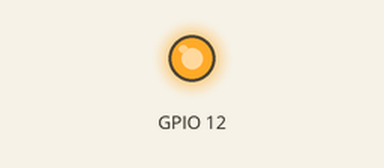
This program was run on a simulated Raspberry Pi (BCM pin numbers). Shown: output pins drawn as LEDs (lit = HIGH). At 0.0 s the program stops and its outputs stay as they are.

Above: at 0.1 s.
Timing chart, 0 to 1.5 s (numbered marks = the images above):
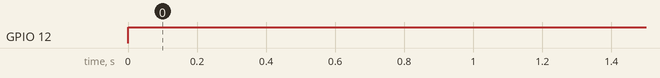

Measured:
- by itself, GPIO 12: LOW → HIGH at 0.00 s

The program:

ledPython25On.py
```python
# -------------------------------------------------------------
#
# -------------------------------------------------------------
import RPi.GPIO as GPIO
import time

'''
----------------------------------
CONFIGURATION
----------------------------------
'''
GPIO.setmode(GPIO.BCM)
GPIO.setup(12,GPIO.OUT)

'''
----------------------------------
main activity
----------------------------------
'''
GPIO.output(12,GPIO.HIGH)


    
```
